Frame 1 (no input): blank canvas, image omitted
Frame 60 (no input): blank canvas, image omitted
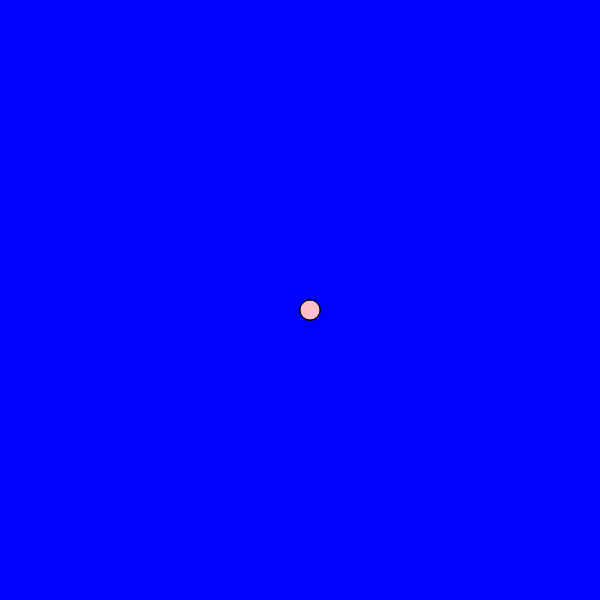
Frame 120 (the mouse pressed at the canvas centre since frame 60)

The p5.js sketch whose frames 1 and 60 were blank and that drew this single picture after the mouse press (run headless with seeded random() and noise() and a simulated clock; from frame 60 on, the mouse is pressed at the canvas centre):

// p5.js sketch
// ── sketch.js
function setup() {
    createCanvas(600, 600);
    background("blue");
  }
  
  function draw() {
    stroke("black");
    fill("pink");
  
    if(mouseIsPressed){
    rect(mouseX, mouseY, 20, 20,20)
    }
  
  }
